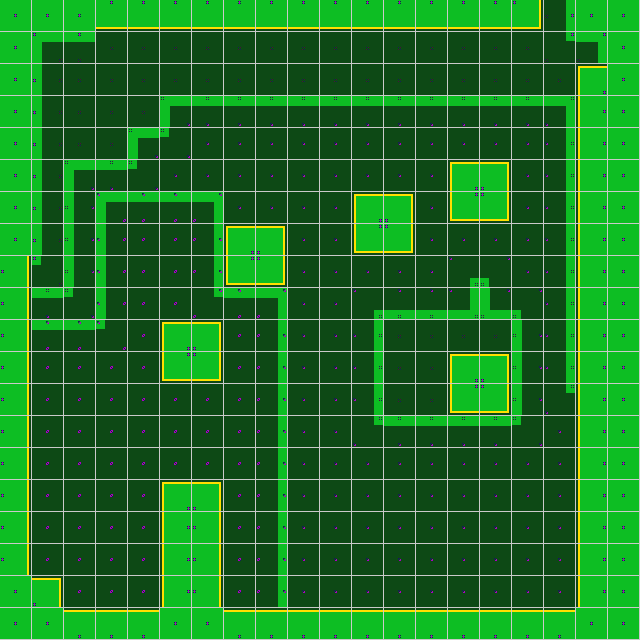

This game map was drawn from its Tiled (.tmx) file and the tilesets committed beside it. A one-line description and the full map source follow:
An orthogonal 20x20 tile map with 32x32 px tiles, 1 tile layer (Tile Layer 1).

<map version="1.8" tiledversion="1.8.0" orientation="orthogonal" renderorder="right-down" width="20" height="20" tilewidth="32" tileheight="32" infinite="0" nextlayerid="2" nextobjectid="1">
 <tileset firstgid="1" source="test-tileset.tsx" />
 <layer id="1" name="Tile Layer 1" width="20" height="20">
  <data encoding="csv">
38,38,38,47,47,47,47,47,47,47,47,47,47,47,47,47,48,12,38,38,
38,1,2,11,11,11,11,11,11,11,11,11,11,11,11,11,11,64,3,38,
38,10,11,11,11,11,11,11,11,11,11,11,11,11,11,11,11,11,28,38,
38,10,11,11,11,4,5,5,5,5,5,5,5,5,5,5,5,6,37,38,
38,10,11,11,4,68,14,14,14,14,14,14,14,14,14,14,14,15,37,38,
38,10,4,5,68,14,14,14,14,14,14,14,14,14,28,30,14,15,37,38,
38,10,13,7,8,8,9,14,14,14,14,28,30,14,46,48,14,15,37,38,
38,10,13,16,17,17,18,28,30,14,14,46,48,14,14,14,14,15,37,38,
39,65,13,16,17,17,18,46,48,14,14,14,14,14,58,59,14,15,37,38,
39,5,68,16,17,17,70,8,9,14,14,58,23,23,24,22,59,15,37,38,
39,8,8,71,17,28,30,17,18,14,14,15,11,11,11,11,13,15,37,38,
39,17,17,17,17,46,48,17,18,14,14,15,11,11,28,30,13,15,37,38,
39,17,17,17,17,17,17,17,18,14,14,15,11,11,46,48,13,67,37,38,
39,17,17,17,17,17,17,17,18,14,14,67,5,5,5,5,68,14,37,38,
39,17,17,17,17,17,17,17,18,14,14,14,14,14,14,14,14,14,37,38,
39,17,17,17,17,28,30,17,18,14,14,14,14,14,14,14,14,14,37,38,
39,17,17,17,17,37,39,17,18,14,14,14,14,14,14,14,14,14,37,38,
39,17,17,17,17,37,39,17,18,14,14,14,14,14,14,14,14,14,37,38,
38,30,17,17,17,37,39,17,18,14,14,14,14,14,14,14,14,14,37,38,
38,38,29,29,29,38,38,29,29,29,29,29,29,29,29,29,29,29,38,38
</data>
 </layer>
</map>
